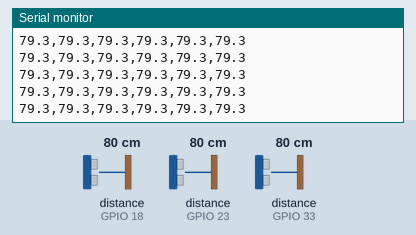
This sketch was run on a simulated ESP32. Parts: the last lines printed to the serial monitor. Wiring (inferred from the names in the program): 3 × ultrasonic range finder: trigger GPIO 13, echo GPIO 18 / trigger GPIO 14, echo GPIO 33 / trigger GPIO 19, echo GPIO 23. The inputs (shaded band) are chosen by the test bench; at power-on: distance to the obstacle (sensors on GPIO 18, GPIO 23, GPIO 33) 80 cm. The echo pulse lasts 58.3 µs per cm.

Above: at 1.7 s.
1.8 s: distance to the obstacle (sensor on GPIO 18) set to 2 cm
At 2.01 s:
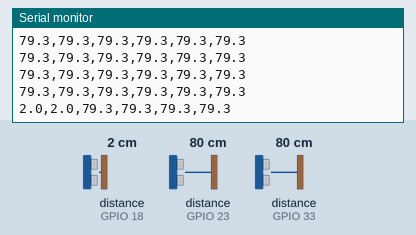
3.3 s: distance to the obstacle (sensor on GPIO 23) set to 2 cm
At 3.32 s:
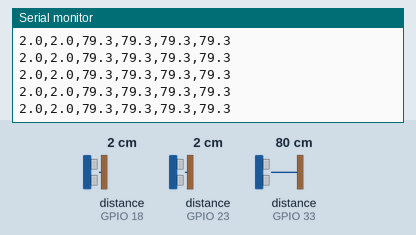
4.8 s: distance to the obstacle (sensor on GPIO 33) set to 2 cm
At 4.85 s:
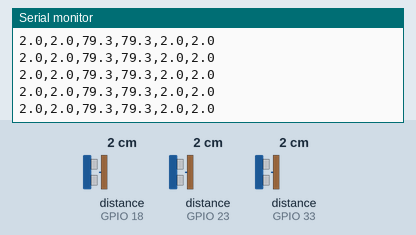
6.3 s: distance to the obstacle (sensor on GPIO 18) set to 4 cm
At 6.4 s:
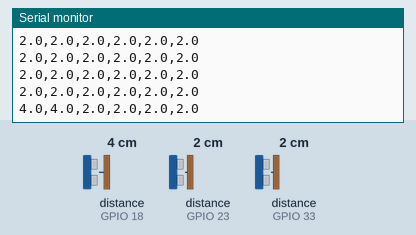
7.8 s: distance to the obstacle (sensor on GPIO 23) set to 4 cm
At 7.84 s:
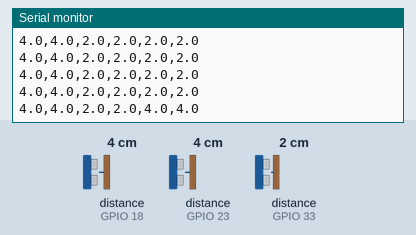
9.3 s: distance to the obstacle (sensor on GPIO 33) set to 4 cm
At 9.39 s:
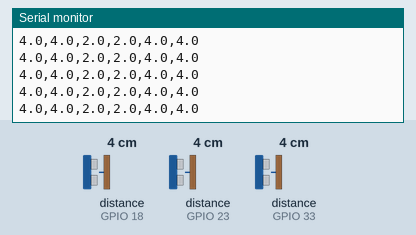
Timing chart, 0 to 11.8 s (numbered marks = the images above; inputs shaded):
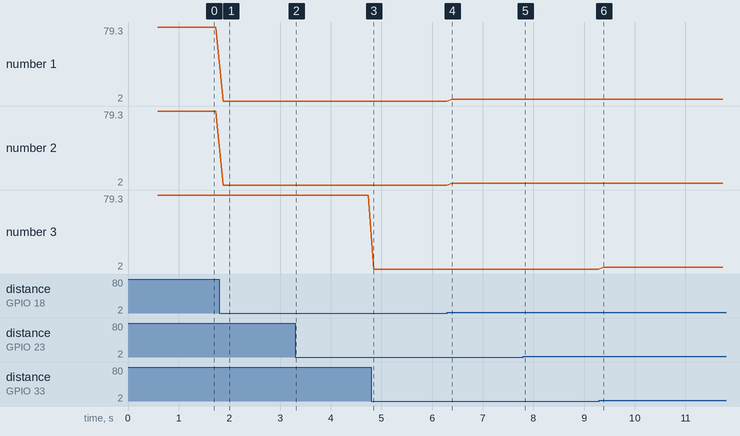

The sketch:

sensor_calibration.ino
```cpp
// ============================================================
//   NavHat PRO — Ultrasonic Sensor Calibration Utility
//   Board  : ESP32 Dev Module
//   Purpose: Interactive hardware calibration, noise profiling,
//            and median filter verification for HC-SR04 sensors.
// ============================================================

#define TRIG_F  13
#define ECHO_F  18
#define TRIG_L  14
#define ECHO_L  33
#define TRIG_R  19
#define ECHO_R  23

float readRaw(int trigPin, int echoPin) {
  digitalWrite(trigPin, LOW);
  delayMicroseconds(2);
  digitalWrite(trigPin, HIGH);
  delayMicroseconds(10);
  digitalWrite(trigPin, LOW);

  long duration = pulseIn(echoPin, HIGH, 30000);
  if (duration == 0) return 999.0f;
  return duration * 0.034f / 2.0f;
}

float readMedian(int trigPin, int echoPin) {
  float a = readRaw(trigPin, echoPin); delayMicroseconds(500);
  float b = readRaw(trigPin, echoPin); delayMicroseconds(500);
  float c = readRaw(trigPin, echoPin);

  if ((a <= b && b <= c) || (c <= b && b <= a)) return b;
  if ((b <= a && a <= c) || (c <= a && a <= b)) return a;
  return c;
}

void setup() {
  Serial.begin(115200);
  delay(500);
  Serial.println("\n========================================================");
  Serial.println("   NavHat PRO — Sensor Calibration & Noise Profiler     ");
  Serial.println("========================================================");
  Serial.println("Format: Raw_F (cm), Filtered_F (cm), Raw_L (cm), Filtered_L (cm), Raw_R (cm), Filtered_R (cm)");

  pinMode(TRIG_F, OUTPUT); pinMode(ECHO_F, INPUT);
  pinMode(TRIG_L, OUTPUT); pinMode(ECHO_L, INPUT);
  pinMode(TRIG_R, OUTPUT); pinMode(ECHO_R, INPUT);
}

void loop() {
  float rawF = readRaw(TRIG_F, ECHO_F);
  float medF = readMedian(TRIG_F, ECHO_F);
  float rawL = readRaw(TRIG_L, ECHO_L);
  float medL = readMedian(TRIG_L, ECHO_L);
  float rawR = readRaw(TRIG_R, ECHO_R);
  float medR = readMedian(TRIG_R, ECHO_R);

  // Serial Plotter friendly CSV output
  Serial.printf("%.1f,%.1f,%.1f,%.1f,%.1f,%.1f\n", rawF, medF, rawL, medL, rawR, medR);
  delay(100);
}
```

Measured:
- after the input at 1.8 s, the serial monitor: prints a new line after 0.08 s (image 1)
- after the input at 6.3 s, the serial monitor: prints a new line after 0.10 s (image 4)
- after the input at 7.8 s, the serial monitor: prints a new line at once (image 5)
- plotted number 1: 79.3 → 2 after the input at 1.8 s, 2 → 4 after the input at 6.3 s
- plotted number 2: 79.3 → 2 after the input at 1.8 s, 2 → 4 after the input at 6.3 s
